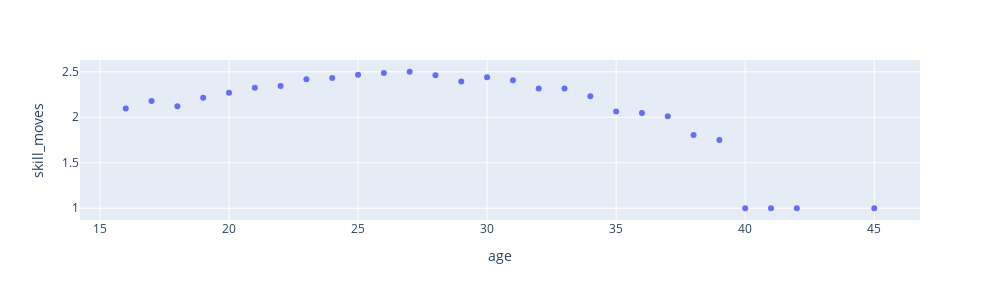

Here is the notebook cell this chart was saved with:
### Code cell
iplot(px.scatter(moves_age , x = 'age' , y = 'skill_moves',width=1000,
    height=300))

### Figure 1 — Plotly figure (JSON) as saved in the notebook; plotly's stock layout.template omitted (floating-point values rounded to 4 significant figures)
{"data": [{"hovertemplate": "age=%{x}<br>skill_moves=%{y}<extra></extra>", "legendgroup": "", "marker": {"color": "#636efa", "symbol": "circle"}, "mode": "markers", "name": "", "orientation": "v", "showlegend": false, "type": "scatter", "x": [16, 17, 18, 19, 20, 21, 22, 23, 24, 25, 26, 27, 28, 29, 30, 31, 32, 33, 34, 35, 36, 37, 38, 39, 40, 41, 42, 45], "xaxis": "x", "y": [2.095, 2.178, 2.122, 2.214, 2.269, 2.325, 2.345, 2.417, 2.432, 2.469, 2.487, 2.5, 2.462, 2.393, 2.439, 2.406, 2.316, 2.317, 2.232, 2.063, 2.047, 2.013, 1.806, 1.75, 1, 1, 1, 1], "yaxis": "y"}], "layout": {"height": 300, "legend": {"tracegroupgap": 0}, "margin": {"t": 60}, "width": 1000, "xaxis": {"anchor": "y", "domain": [0, 1], "title": {"text": "age"}}, "yaxis": {"anchor": "x", "domain": [0, 1], "title": {"text": "skill_moves"}}}}
